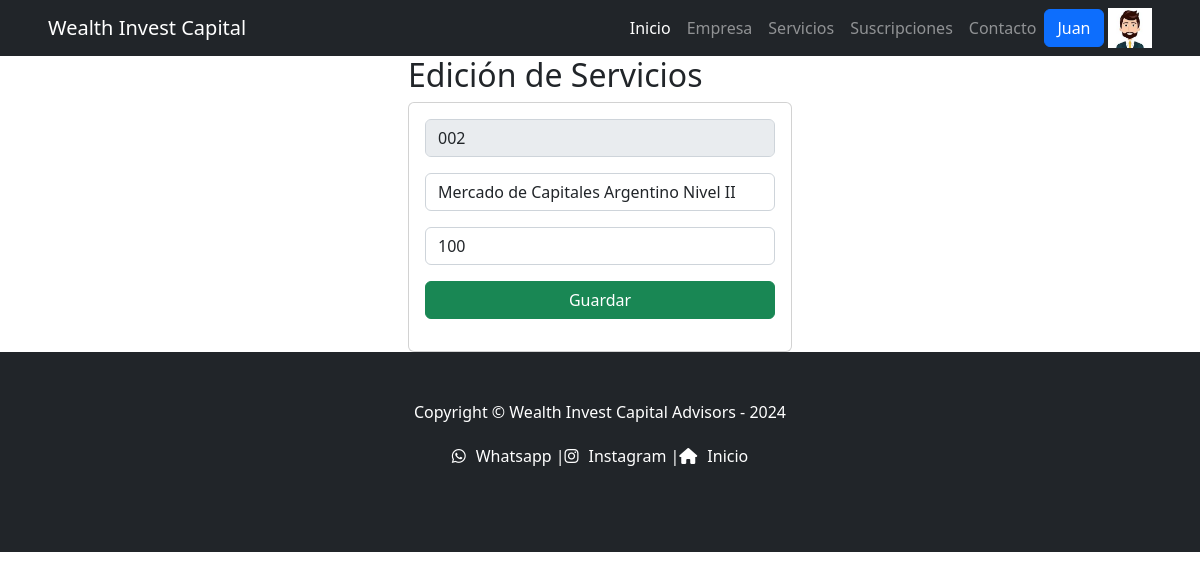
The page /vbc/edicionServicio/002 (signed in) on the database its author committed.
### users/models.py (models this page shows, shortened)
class Avatar(models.Model):
    user = models.OneToOneField(User, on_delete=models.CASCADE, blank=True, null=True)
    imagen = models.ImageField(upload_to="avatares", blank=True, null=True)

### vbc/models.py (models this page shows)
class ServicioList(models.Model):
    id = models.CharField(primary_key=True, max_length=6)
    nombre = models.CharField(max_length=50)
    valoracion = models.PositiveSmallIntegerField()

### vbc/views.py (the view)
# urls.py: path('edicionServicio/<id>', views.edicionServicio, name='edicionServicio'),
def edicionServicio(request, id):
    servicio = ServicioList.objects.get(id=id)
    return render(request, "edicionServicio.html", {"servicio": servicio})

### vbc/templates/edicionServicio.html
{% extends "app/base.html" %}
{% load static %}
{% block main %}
<div class="row">
    <div class="col-md-4 offset-md-4">
        <h2>Edición de Servicios</h2>
        <div class="card">
            <div class="card-body">
                <form action="/editarServicio/" method="POST">{% csrf_token %}
                    <div class="form-group">
                        <input type="text" id="txtid" name="txtid" value="{{servicio.id}}" class="form-control" placeholder="id"
                            minlength="6" maxlength="6" readonly required>
                    </div>
                    <div class="form-group">
                        <input type="text" id="txtnombre" name="txtnombre" value="{{servicio.nombre}}" class="form-control" placeholder="nombre"
                            maxlength="50" required>
                    </div>
                    <div class="form-group">
                        <input type="text" id="numvaloracion" name="numvaloracion" value="{{servicio.valoracion}}" class="form-control" min="1" max="9"
                            value="1" required>
                    </div>
                    <div class="form-group">
                        <button type="submit" class="btn btn-success btn-block text-white">Guardar</button>
                    </div>
                </form>
            </div>
        </div>
    </div>
</div>
{% endblock main %}

### app/templates/app/Base.html (shortened to what this page needs)
<!DOCTYPE html>
{% load static %}
<html lang="en">
    <head>
        <link href="https://cdn.jsdelivr.net/npm/bootstrap-icons@1.4.1/font/bootstrap-icons.css" rel="stylesheet" />
        <link href="{% static 'app/css/styles.css'%}" rel="stylesheet" />
    </head>
    <body>
        <!DOCTYPE html>
        <html lang="es">
        <head>
            <link href="https://stackpath.bootstrapcdn.com/bootstrap/4.5.2/css/bootstrap.min.css" rel="stylesheet">
            <link href="{% static 'app/css/styles.css'%}" rel="stylesheet">
        </head>
        <nav class="navbar navbar-expand-lg navbar-dark bg-dark">
            <div class="container px-5">
                <a class="navbar-brand" href="{% url 'Inicio'%}">Wealth Invest Capital</a>
                <div class="collapse navbar-collapse" id="navbarSupportedContent">
                    <ul class="navbar-nav ms-auto mb-2 mb-lg-0">
                        <li class="nav-item"><a class="nav-link active" aria-current="page" href="{% url 'Inicio'%}">Inicio</a></li>
                        <li class="nav-item"><a class="nav-link" href="{% url 'Empresa'%}">Empresa</a></li>
                        <li class="nav-item"><a class="nav-link" href="{% url 'Servicios'%}">Servicios</a></li>
                        <li class="nav-item"><a class="nav-link" href="{% url 'Suscripciones'%}">Suscripciones</a></li>
                        <li class="nav-item"><a class="nav-link" href="{% url 'Contacto' %}">Contacto</a></li>
                        <div  class="dropdown">
                            {% if request.user.is_authenticated %}
                            <a class="btn btn-primary dropdown-toogle" href"#" role="button" data-bs-toggle="dropdown" aria-expanded="false">
                            {{ request.user.first_name }}
                            </a>
                                <img src="{{request.user.avatar.imagen.url}}" alt="" height="40px">
                            {% endif %}
                        </div>
                    </ul>
                </div>
            </div>
        </nav>
    </head>
        </body>
        </html>
        {% block main %}
        {% endblock main %}
        <!DOCTYPE html>
        <html lang="es">
        <head>
            <link rel="stylesheet" href="https://cdnjs.cloudflare.com/ajax/libs/font-awesome/6.0.0-beta3/css/all.min.css"
>
        </head>
        <body>
            <footer class="py-5 bg-dark">
                <div class="container px-5">
                    <p class="m-0 text-center text-white">Copyright &copy; Wealth Invest Capital Advisors - 2024</p>
                    <div class="footer-content">
                        <ul class="social-links">
                            <li><a href="https://wa.me/1234567890" target="_blank"><i class="fab fa-whatsapp"></i> Whatsapp |</a></li>
                            <li><a href="https://instagram.com/your_instagram_username" target="_blank"><i class="fab fa-instagram"></i> Instagram |</a></li>
                            <li><a href="{% url 'Inicio' %}" target="_blank"><i class="fas fa-home"></i> Inicio</a></li>
                        </ul>
                    </div>
                </div>
            </footer>
        </body>
        </html>
    </body>
</html>

### app/templates/app/Base.html (style rules this page uses)
.bg-dark { background-color: #343a40; }
.container { max-width: 1200px; margin: 0 auto; }
.footer-content { display: flex; flex-direction: column; justify-content: center; align-items: center; padding: 20px; }
.social-links { list-style-type: none; padding: 0; display: flex; justify-content: space-around; align-items: center; }
.social-links li a { color: white; text-decoration: none; display: flex; align-items: center; transition: color 0.3s ease-in-out; }
.fab, .fas { padding-right: 10px; }

### rows shown on the page
ServicioList: txtid "002", txtnombre "Mercado de Capitales Argentino Nivel II", numvaloracion "100"

### other values the page prints
{{ request.user.first_name }} "Juan"
